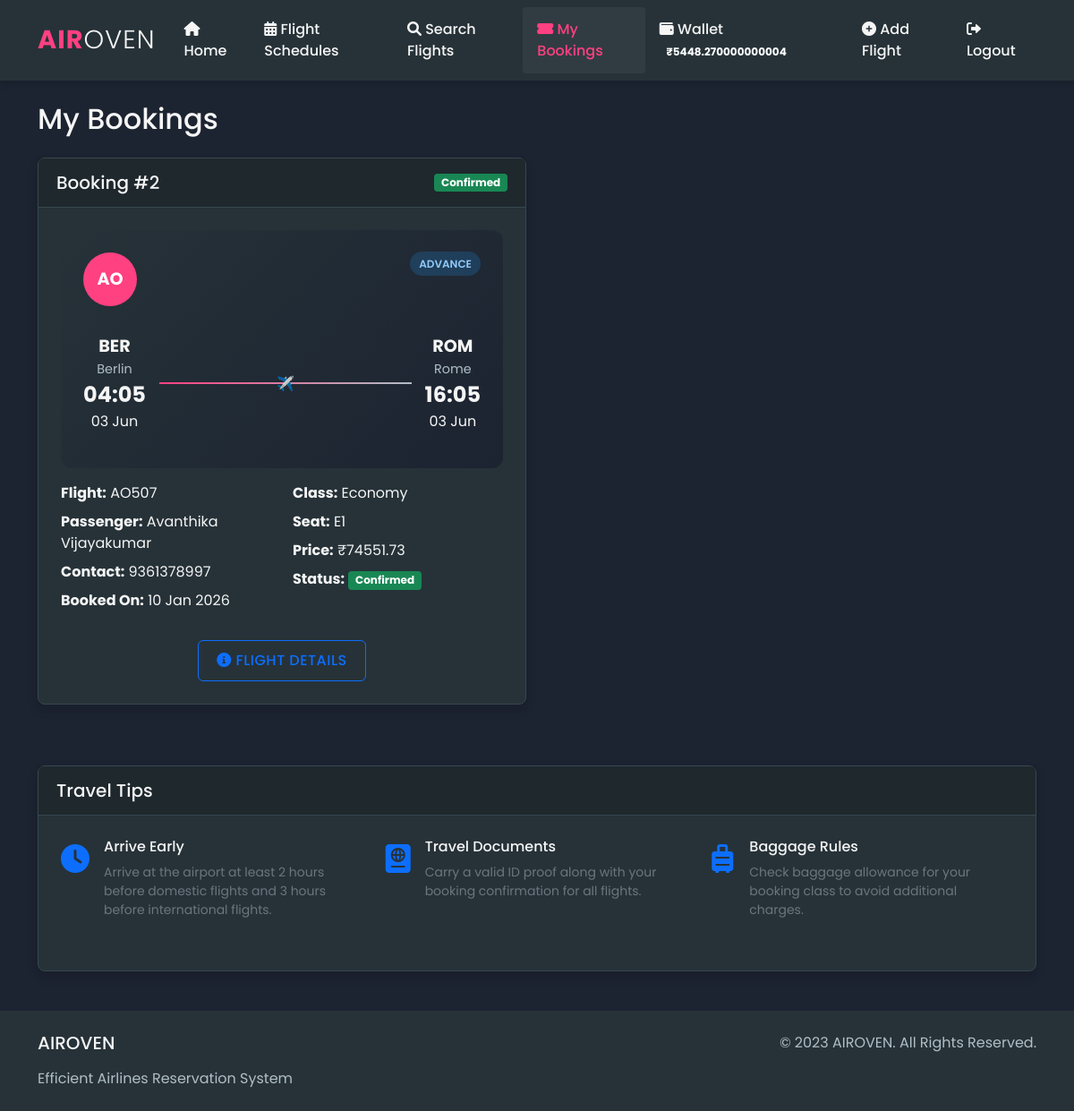
Page /my_bookings (signed in) on the committed database.
### models.py (models this page shows, shortened)
class User(UserMixin, db.Model):
    id = db.Column(db.Integer, primary_key=True)
    first_name = db.Column(db.String(64), nullable=False)
    last_name = db.Column(db.String(64), nullable=False)
    email = db.Column(db.String(120), unique=True, nullable=False)
    age = db.Column(db.Integer, nullable=False)
    gender = db.Column(db.String(10), nullable=False)
    password_hash = db.Column(db.String(256), nullable=False)
    wallet_balance = db.Column(db.Float, default=0.0)
    quiz_completed = db.Column(db.Boolean, default=False)
    date_registered = db.Column(db.DateTime, default=datetime.utcnow)
    bookings = db.relationship('Booking', backref='user', lazy=True, cascade='all, delete-orphan')

class Booking(db.Model):
    id = db.Column(db.Integer, primary_key=True)
    user_id = db.Column(db.Integer, db.ForeignKey('user.id'), nullable=False)
    flight_id = db.Column(db.Integer, db.ForeignKey('flight.id'), nullable=False)
    booking_date = db.Column(db.DateTime, default=datetime.utcnow)
    travel_class = db.Column(db.String(20), nullable=False)
    seat_number = db.Column(db.String(5), nullable=False)
    price_paid = db.Column(db.Float, nullable=False)
    passenger_name = db.Column(db.String(128), nullable=False)
    passenger_age = db.Column(db.Integer, nullable=False)
    passenger_gender = db.Column(db.String(10), nullable=False)
    contact_number = db.Column(db.String(15))
    status = db.Column(db.String(20), default="Confirmed")

class Flight(db.Model):
    id = db.Column(db.Integer, primary_key=True)
    flight_number = db.Column(db.String(10), unique=True, nullable=False)
    origin = db.Column(db.String(64), nullable=False)
    destination = db.Column(db.String(64), nullable=False)
    departure_time = db.Column(db.DateTime, nullable=False)
    arrival_time = db.Column(db.DateTime, nullable=False)
    status = db.Column(db.String(20), default="On Time")
    economy_price = db.Column(db.Float, nullable=False)
    premium_price = db.Column(db.Float, nullable=False)
    business_price = db.Column(db.Float, nullable=False)
    available_seats_economy = db.Column(db.Integer, default=100)
    available_seats_premium = db.Column(db.Integer, default=50)
    available_seats_business = db.Column(db.Integer, default=20)
    aircraft_type = db.Column(db.String(50), nullable=False)
    distance_km = db.Column(db.Integer)
    bookings = db.relationship('Booking', backref='flight', lazy=True, cascade='all, delete-orphan')

### routes.py (the view)
    @app.route('/my_bookings')
    @login_required
    def my_bookings():
        bookings = Booking.query.filter_by(user_id=current_user.id).all()
        csrf_token = generate_csrf()
        return render_template('my_bookings.html', bookings=bookings, csrf_token=csrf_token, now=datetime.utcnow())

### templates/my_bookings.html (shortened to what this page needs)
{% extends "layout.html" %}
{% block content %}
<div class="my-bookings-container">
    <h2 class="mb-4">My Bookings</h2>
    {% if bookings %}
    <div class="row">
        {% for booking in bookings %}
        <div class="col-lg-6 mb-4">
            <div class="card">
                <div class="card-header d-flex justify-content-between align-items-center">
                    <h5 class="mb-0">Booking #{{ booking.id }}</h5>
                    <span class="badge {% if booking.status == 'Confirmed' %}bg-success{% elif booking.status == 'Cancelled' %}bg-danger{% else %}bg-warning{% endif %}">
                        {{ booking.status }}
                    </span>
                </div>
                <div class="card-body">
                    <div class="flight-card mb-3">
                        <div class="content">
                            <div class="d-flex justify-content-between mb-3">
                                <div class="airline-logo">
                                    AO
                                </div>
                                <div>
                                    <span class="flight-status">{{ booking.flight.status }}</span>
                                </div>
                            </div>
                            <div class="flight-info">
                                <div class="flight-path">
                                    <div class="airport">
                                        <div class="airport-code">{{ booking.flight.origin[:3].upper() }}</div>
                                        <div class="airport-name">{{ booking.flight.origin }}</div>
                                        <div class="flight-time">{{ booking.flight.departure_time.strftime('%H:%M') }}</div>
                                        <div>{{ booking.flight.departure_time.strftime('%d %b') }}</div>
                                    </div>
                                    <div class="flight-line"></div>
                                    <div class="airport">
                                        <div class="airport-code">{{ booking.flight.destination[:3].upper() }}</div>
                                        <div class="airport-name">{{ booking.flight.destination }}</div>
                                        <div class="flight-time">{{ booking.flight.arrival_time.strftime('%H:%M') }}</div>
                                        <div>{{ booking.flight.arrival_time.strftime('%d %b') }}</div>
                                    </div>
                                </div>
                            </div>
                        </div>
                    </div>
                    <div class="booking-details">
                        <div class="row">
                            <div class="col-md-6">
                                <ul class="list-unstyled">
                                    <li class="mb-2">
                                        <strong>Flight:</strong> {{ booking.flight.flight_number }}
                                    </li>
                                    <li class="mb-2">
                                        <strong>Passenger:</strong> {{ booking.passenger_name }}
                                    </li>
                                    <li class="mb-2">
                                        <strong>Contact:</strong> {{ booking.contact_number }}
                                    </li>
                                    <li class="mb-2">
                                        <strong>Booked On:</strong> {{ booking.booking_date.strftime('%d %b %Y') }}
                                    </li>
                                </ul>
                            </div>
                            <div class="col-md-6">
                                <ul class="list-unstyled">
                                    <li class="mb-2">
                                        <strong>Class:</strong> {{ booking.travel_class.capitalize() }}
                                    </li>
                                    <li class="mb-2">
                                        <strong>Seat:</strong> {{ booking.seat_number }}
                                    </li>
                                    <li class="mb-2">
                                        <strong>Price:</strong> ₹{{ booking.price_paid }}
                                    </li>
                                    <li class="mb-2">
                                        <strong>Status:</strong> <span class="badge {% if booking.status == 'Confirmed' %}bg-success{% elif booking.status == 'Cancelled' %}bg-danger{% else %}bg-warning{% endif %}">{{ booking.status }}</span>
                                    </li>
                                </ul>
                            </div>
                        </div>
                    </div>
                    <div class="booking-actions mt-3">
                        {% if booking.status == 'Confirmed' and booking.flight.departure_time > now %}
                        <div class="d-flex justify-content-between">
                            <a href="{{ url_for('flight_details', flight_id=booking.flight.id) }}" class="btn btn-outline-primary">
                                <i class="fas fa-info-circle"></i> Flight Details
                            </a>
                            <button type="button" class="btn btn-danger" data-bs-toggle="modal" data-bs-target="#cancelModal{{ booking.id }}">
                                <i class="fas fa-times-circle"></i> Cancel Booking
                            </button>
                        </div>
                        {% else %}
                        <div class="d-flex justify-content-center">
                            <a href="{{ url_for('flight_details', flight_id=booking.flight.id) }}" class="btn btn-outline-primary">
                                <i class="fas fa-info-circle"></i> Flight Details
                            </a>
                        </div>
                        {% endif %}
                    </div>
                </div>
            </div>
        </div>
        {% endfor %}
    </div>
    {% endif %}
    <div class="card mt-4">
        <div class="card-header">
            <h5 class="mb-0">Travel Tips</h5>
        </div>
        <div class="card-body">
            <div class="row">
                <div class="col-md-4 mb-3">
                    <div class="d-flex">
                        <div class="me-3 text-primary" style="font-size: 2rem;">
                            <i class="fas fa-clock"></i>
                        </div>
                        <div>
                            <h6>Arrive Early</h6>
                            <p class="small text-muted">Arrive at the airport at least 2 hours before domestic flights and 3 hours before international flights.</p>
                        </div>
                    </div>
                </div>
                <div class="col-md-4 mb-3">
                    <div class="d-flex">
                        <div class="me-3 text-primary" style="font-size: 2rem;">
                            <i class="fas fa-passport"></i>
                        </div>
                        <div>
                            <h6>Travel Documents</h6>
                            <p class="small text-muted">Carry a valid ID proof along with your booking confirmation for all flights.</p>
                        </div>
                    </div>
                </div>
                <div class="col-md-4 mb-3">
                    <div class="d-flex">
                        <div class="me-3 text-primary" style="font-size: 2rem;">
                            <i class="fas fa-suitcase-rolling"></i>
                        </div>
                        <div>
                            <h6>Baggage Rules</h6>
                            <p class="small text-muted">Check baggage allowance for your booking class to avoid additional charges.</p>
                        </div>
                    </div>
                </div>
            </div>
        </div>
    </div>
</div>
{% endblock %}

### templates/layout.html (shortened to what this page needs)
<!DOCTYPE html>
<html lang="en">
<head>
    <link href="https://cdn.jsdelivr.net/npm/bootstrap@5.1.3/dist/css/bootstrap.min.css" rel="stylesheet">
    <link rel="stylesheet" href="https://cdnjs.cloudflare.com/ajax/libs/font-awesome/6.0.0/css/all.min.css">
    <link rel="stylesheet" href="https://unpkg.com/leaflet@1.7.1/dist/leaflet.css" />
    <link rel="stylesheet" href="{{ url_for('static', filename='css/style.css') }}">
</head>
<body>
    {% if current_user.is_authenticated %}
    <nav class="navbar navbar-expand-lg navbar-dark">
        <div class="container">
            <a class="navbar-brand" href="{{ url_for('home') }}">AIR<span>OVEN</span></a>
            <div class="collapse navbar-collapse" id="navbarNav">
                <ul class="navbar-nav ms-auto">
                    <li class="nav-item">
                        <a class="nav-link {% if request.endpoint == 'home' %}active{% endif %}" href="{{ url_for('home') }}">
                            <i class="fas fa-home"></i> Home
                        </a>
                    </li>
                    <li class="nav-item">
                        <a class="nav-link {% if request.endpoint == 'flight_schedules' %}active{% endif %}" href="{{ url_for('flight_schedules') }}">
                            <i class="fas fa-calendar-alt"></i> Flight Schedules
                        </a>
                    </li>
                    <li class="nav-item">
                        <a class="nav-link {% if request.endpoint == 'search_flights' %}active{% endif %}" href="{{ url_for('search_flights') }}">
                            <i class="fas fa-search"></i> Search Flights
                        </a>
                    </li>
                    <li class="nav-item">
                        <a class="nav-link {% if request.endpoint == 'my_bookings' %}active{% endif %}" href="{{ url_for('my_bookings') }}">
                            <i class="fas fa-ticket-alt"></i> My Bookings
                        </a>
                    </li>
                    <li class="nav-item">
                        <a class="nav-link {% if request.endpoint == 'wallet' %}active{% endif %}" href="{{ url_for('wallet') }}">
                            <i class="fas fa-wallet"></i> Wallet
                            <span class="badge bg-accent rounded-pill">₹{{ current_user.wallet_balance }}</span>
                        </a>
                    </li>
                    <li class="nav-item">
                        <a class="nav-link {% if request.endpoint == 'add_flight' %}active{% endif %}" href="{{ url_for('add_flight') }}">
                            <i class="fas fa-plus-circle"></i> Add Flight
                        </a>
                    </li>
                    <li class="nav-item">
                        <a class="nav-link" href="{{ url_for('logout') }}">
                            <i class="fas fa-sign-out-alt"></i> Logout
                        </a>
                    </li>
                </ul>
            </div>
        </div>
    </nav>
    {% endif %}
    <main class="container my-4">
        {% block content %}{% endblock %}
    </main>
    <footer class="py-4">
        <div class="container">
            <div class="row">
                <div class="col-md-6">
                    <h5 class="mb-3">AIROVEN</h5>
                    <p class="mb-0">Efficient Airlines Reservation System</p>
                </div>
                <div class="col-md-6 text-md-end">
                    <p>&copy; 2023 AIROVEN. All Rights Reserved.</p>
                </div>
            </div>
        </div>
    </footer>
</body>
</html>

### rows in the picture
User: wallet_balance "5448.270000000004"
Booking: id "2", status "Confirmed", flight.status "ADVANCE", flight "BER", flight.origin "Berlin", flight.departure_time "04:05", flight.departure_time "03 Jun", flight "ROM", flight.destination "Rome", flight.arrival_time "16:05", flight.arrival_time "03 Jun", flight.flight_number "AO507", passenger_name "Avanthika Vijayakumar", contact_number "9361378997", booking_date "10 Jan 2026", travel_class "Economy", seat_number "E1", price_paid "74551.73"
